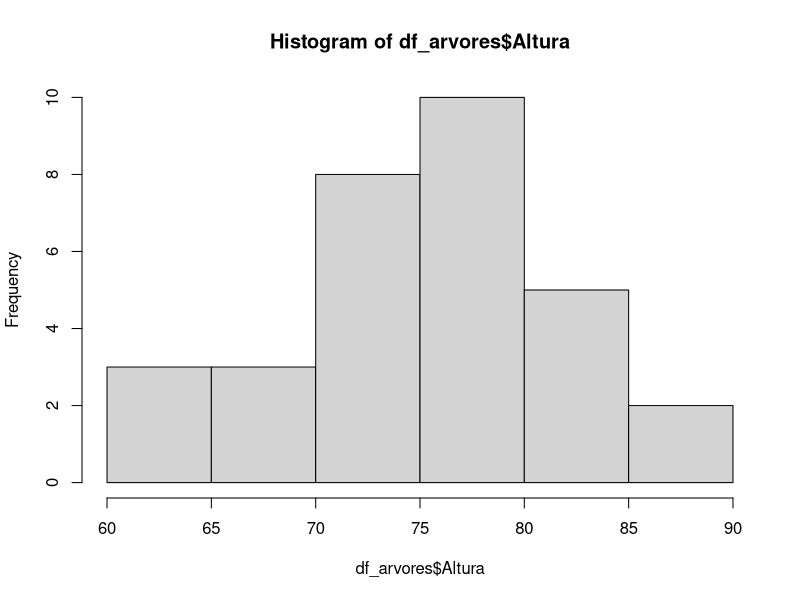
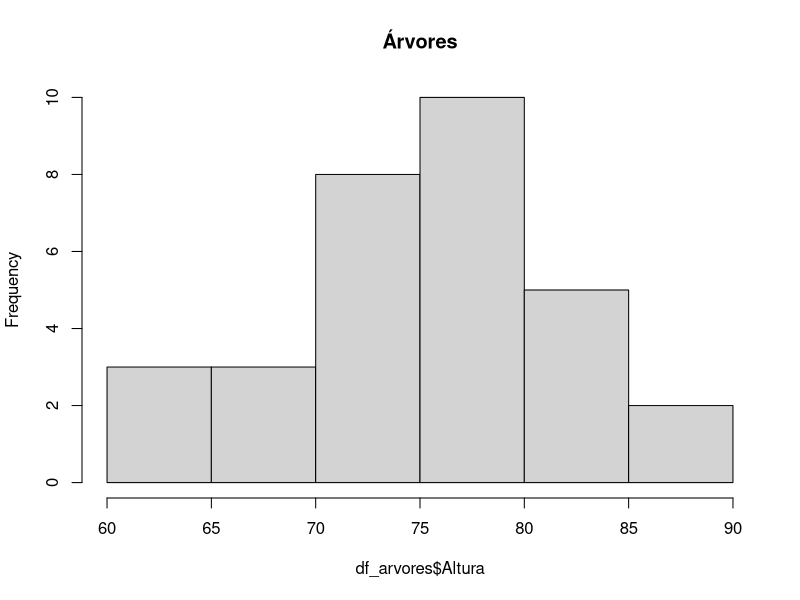

These charts were generated, in order, by the following R code:
## ---- chunk 1

# BOM PRA ANALISAR UMA VARIAVEL NUMERICA CONTINUA DE CADA VEZ

df_arvores <- trees

head(df_arvores)

colnames(df_arvores) <- c("Circunferencia", "Altura", "Volume")

head(df_arvores)


# MOSTRA A FREQUENCIA DE DETERMINADO RANGE
hist(df_arvores$Altura)


hist(x = df_arvores$Altura, main = "Árvores")


